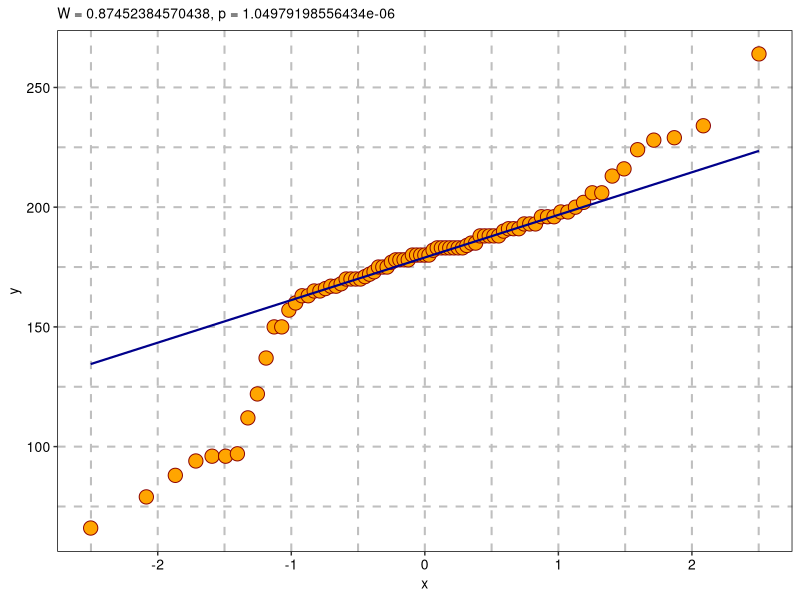
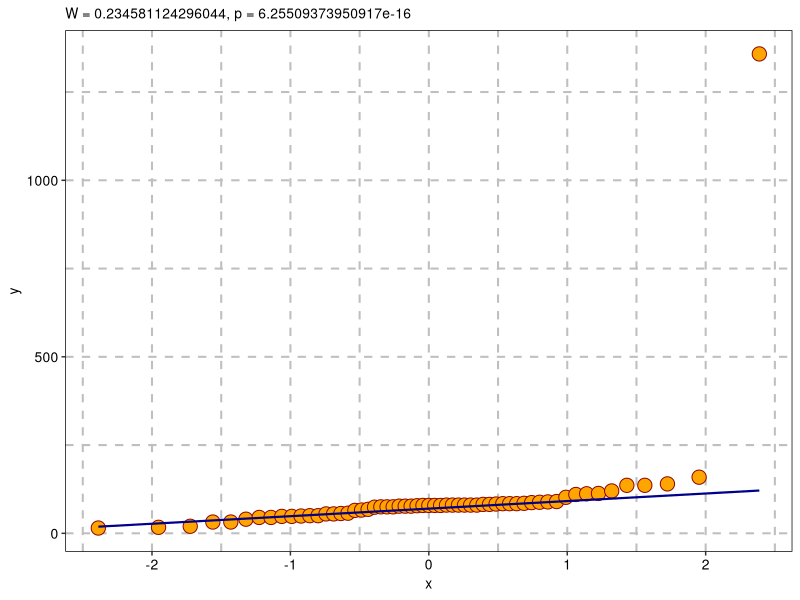
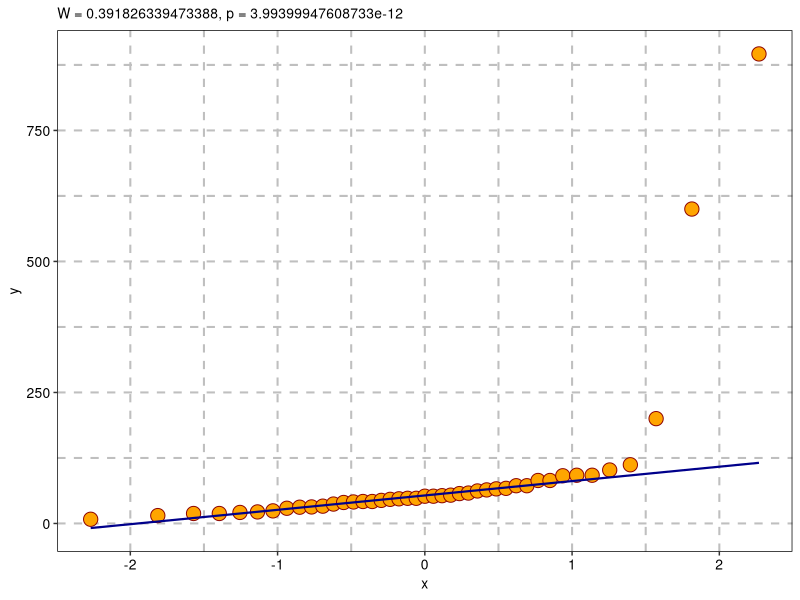
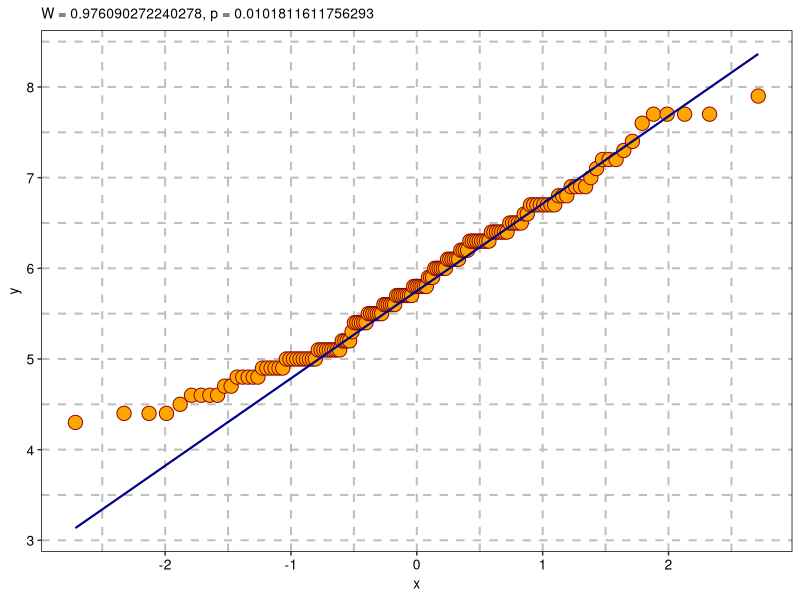
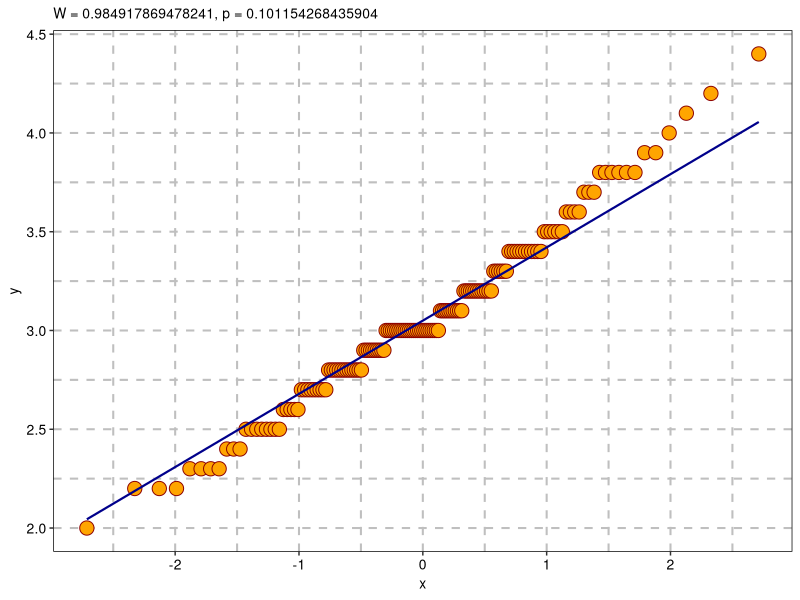
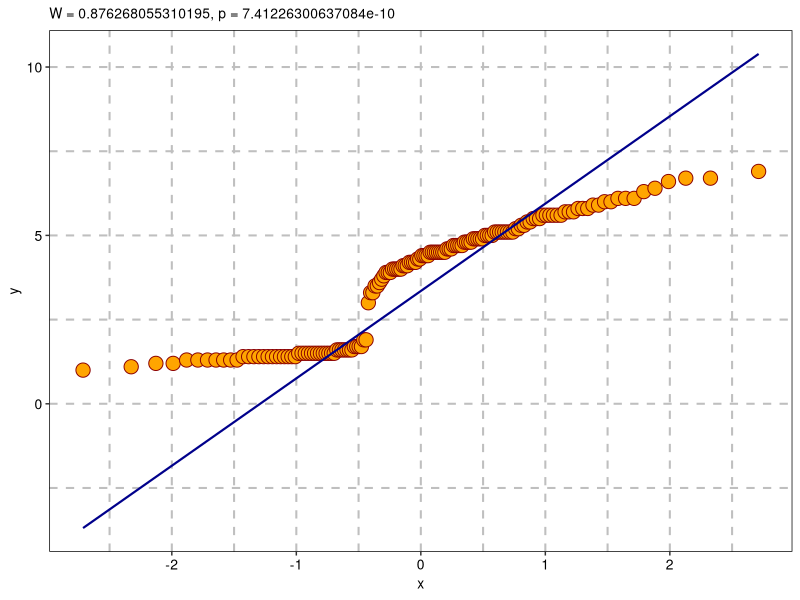
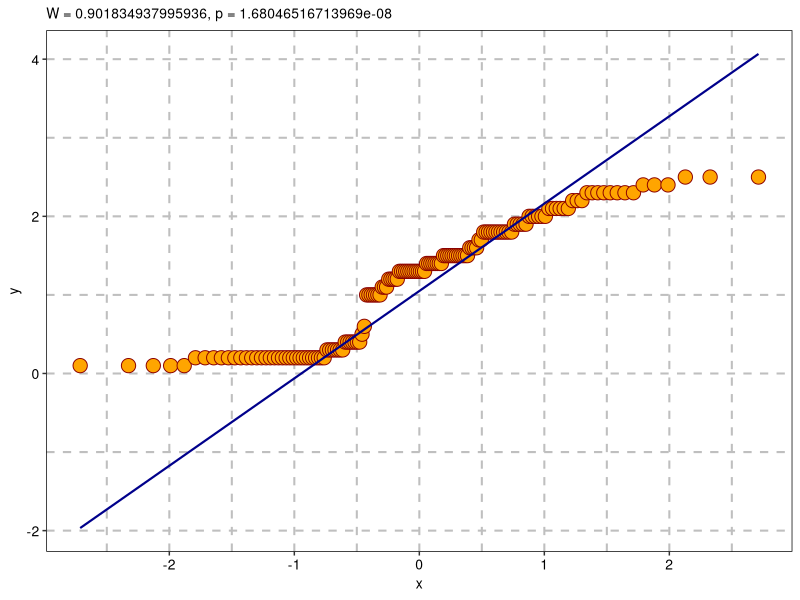

These charts were generated, in order, by the following R code:
## ---- chunk 1
knitr::opts_chunk$set(echo = TRUE)
## ---- chunk 2
library(tidyverse) # Pacote criar o ggplot e fazer o tratamento dos dados
## ---- chunk 3
data("starwars") # Carregando o dataset Starwars

head(starwars) # Visualizando o dataset Starwars

data("iris") # Carregando o dataset Iris

head(iris) # Visualizando o dataset Iris
## ---- chunk 4
gg_normality <- function(data) {
  
  if(require("tidyverse") == FALSE){ # Caso quem usar a função não estiver com o Tidyverse instalado, a função instalará e o ativará
    install.packages("tidyverse")
    library(tidyverse)
  } else { # Caso quem usar a função já estiver com o Tidyverse instalado, a função apenas o carregará
    library(tidyverse)
  }
  
  shapiro <- shapiro.test(data) # Fazendo o teste de Shapiro-Wilki para o vetor selecionado na função
  
  w <- shapiro[[1]] # Extraindo o valor da estaística W do teste
  
  w <- str_remove(w, "W") # Removendo o String "W", apenas ficando o número  da estatística
  
  p <- shapiro[[2]] # Extraindo o valor de P do teste
  
  data %>% # Carregando o dataset base do ggplot
    as.data.frame %>% # Transformando em dataframe
    ggplot(aes(sample = data))+ # Usando o comando sample = nos dados selcionados na função
    stat_qq(shape = 21, # Pontos dos quantis
          color = "darkred",
          fill = "orange",
          size = 4.5)+
    stat_qq_line(color = "darkblue", # Linha dos Quantis
                 size = 0.75)+
    labs(subtitle = str_glue("W = ", {w}, ", p = ", {p}))+ # Usando a função str_glue() no subtítulo para adicionar a estatística W e o valor de P
    theme(title = element_text(color = "black", 
                               size = 10), # Tema do Gráfico
          axis.text = element_text(color = "black", 
                                   size = 10),
          plot.subtitle = element_text(color = "black", 
                                       size = 10),
          axis.title = element_text(color = "black", 
                                    size = 10),
          panel.grid = element_line(color = "grey75", 
                                    linetype = "dashed", 
                                    size = 0.7),
          panel.grid.minor = element_line(color = "grey75", 
                                          linetype = "dashed", 
                                          size = 0.7),
          axis.line = element_blank(),
          plot.background = element_rect(fill = "white", 
                                         color = "white"),
          panel.background = element_rect(fill ="white"),
          panel.border = element_rect(colour = "black", 
                                      fill = NA, 
                                      size = 0.5),
          legend.key = element_rect(color = "white", 
                                    fill = "white"))
}
## ---- chunk 5
# Dataset Starwars

for(i in starwars %>% select_if(is.numeric)){
  print(gg_normality(data = i %>% as.numeric))
}

# Dataset Iris

for(i in iris %>% select_if(is.numeric)){
  print(gg_normality(data = i %>% as.numeric))
}
